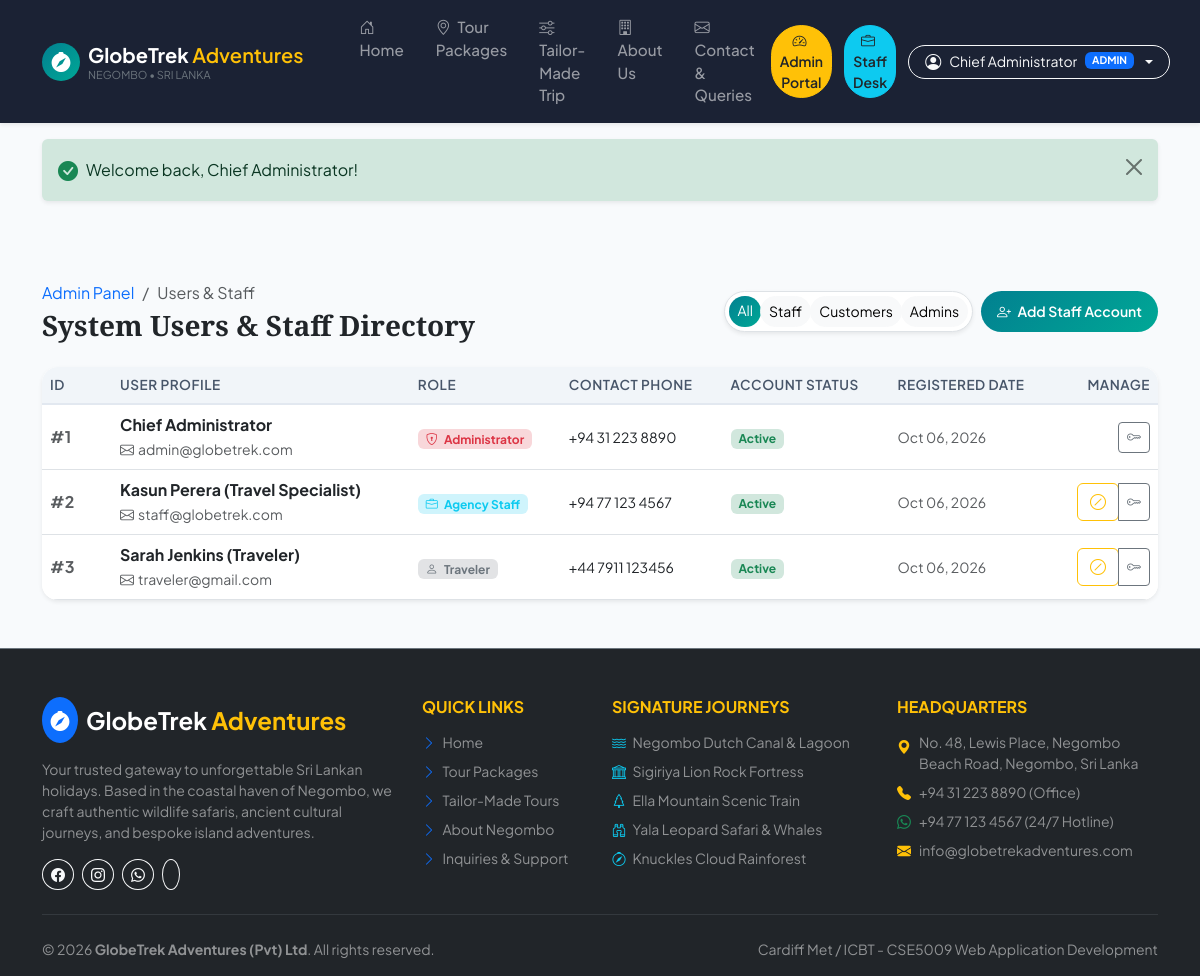
The page /admin/users_manage.php (signed in) on the database its author committed.
### tables this page shows
CREATE TABLE IF NOT EXISTS `users` (
    `id` INT AUTO_INCREMENT PRIMARY KEY,
    `role_id` INT NOT NULL,
    `full_name` VARCHAR(120) NOT NULL,
    `email` VARCHAR(150) NOT NULL UNIQUE,
    `password` VARCHAR(255) NOT NULL,
    `phone` VARCHAR(30) NULL,
    `address` VARCHAR(255) NULL,
    `avatar` VARCHAR(255) DEFAULT 'default_avatar.png',
    `status` ENUM('active', 'inactive') DEFAULT 'active',
    `created_at` TIMESTAMP DEFAULT CURRENT_TIMESTAMP,
    `updated_at` TIMESTAMP DEFAULT CURRENT_TIMESTAMP ON UPDATE CURRENT_TIMESTAMP,
    CONSTRAINT `fk_users_role` FOREIGN KEY (`role_id`) REFERENCES `roles` (`id`) ON DELETE RESTRICT ON UPDATE CASCADE
);

CREATE TABLE IF NOT EXISTS `roles` (
    `id` INT AUTO_INCREMENT PRIMARY KEY,
    `name` VARCHAR(50) NOT NULL UNIQUE,
    `description` VARCHAR(255) NULL,
    `created_at` TIMESTAMP DEFAULT CURRENT_TIMESTAMP
);

### config/constants.php (called while the page is built, shortened)
<?php
function url(string $path = ''): string {
    $path = ltrim($path, '/');
    return BASE_URL . ($path ? '/' . $path : '');
}
function e(?string $string): string {
    return htmlspecialchars($string ?? '', ENT_QUOTES, 'UTF-8');
}
function is_logged_in(): bool {
    return isset($_SESSION['user']) && !empty($_SESSION['user']['id']);
}
function current_user(): ?array {
    return $_SESSION['user'] ?? null;
}
function current_user_id(): ?int {
    return $_SESSION['user']['id'] ?? null;
}
function current_user_role(): string {
    return $_SESSION['user']['role_name'] ?? 'guest';
}

### admin/users_manage.php (the view, shortened to what this page needs)
<?php
require_once __DIR__ . '/../config/constants.php';
$db = Database::getConnection();
$roleFilter = trim($_GET['role'] ?? 'all');
$sql = "
    SELECT u.*, r.name as role_name
    FROM users u
    JOIN roles r ON u.role_id = r.id
";
$params = [];
$sql .= " ORDER BY u.id ASC";
$stmt = $db->prepare($sql);
$stmt->execute($params);
$users = $stmt->fetchAll();
require_once __DIR__ . '/../includes/header.php';
?>
<div class="container py-5">
    <div class="d-flex flex-wrap justify-content-between align-items-center mb-4 gap-3">
        <div>
            <nav aria-label="breadcrumb">
                <ol class="breadcrumb mb-1">
                    <li class="breadcrumb-item"><a href="<?= url('admin/dashboard.php') ?>" class="text-decoration-none">Admin Panel</a></li>
                    <li class="breadcrumb-item active">Users & Staff</li>
                </ol>
            </nav>
            <h3 class="fw-bold text-dark mb-0">System Users & Staff Directory</h3>
        </div>
        <div class="d-flex gap-2">
            <div class="btn-group btn-group-sm rounded-pill p-1 bg-white shadow-sm border">
                <a href="<?= url('admin/users_manage.php?role=all') ?>" class="btn rounded-pill <?= $roleFilter === 'all' ? 'btn-primary' : 'btn-light' ?>">All</a>
                <a href="<?= url('admin/users_manage.php?role=staff') ?>" class="btn rounded-pill <?= $roleFilter === 'staff' ? 'btn-primary' : 'btn-light' ?>">Staff</a>
                <a href="<?= url('admin/users_manage.php?role=customer') ?>" class="btn rounded-pill <?= $roleFilter === 'customer' ? 'btn-primary' : 'btn-light' ?>">Customers</a>
                <a href="<?= url('admin/users_manage.php?role=admin') ?>" class="btn rounded-pill <?= $roleFilter === 'admin' ? 'btn-primary' : 'btn-light' ?>">Admins</a>
            </div>
            <button type="button" class="btn btn-primary btn-sm rounded-pill px-3 fw-semibold" data-bs-toggle="modal" data-bs-target="#createStaffModal">
                <i class="bi bi-person-plus me-1"></i> Add Staff Account
            </button>
        </div>
    </div>
    <div class="card border-0 shadow-sm rounded-4 overflow-hidden bg-white">
        <div class="table-responsive">
            <table class="table custom-table table-hover align-middle mb-0">
                <thead>
                    <tr>
                        <th style="width: 70px;">ID</th>
                        <th>User Profile</th>
                        <th>Role</th>
                        <th>Contact Phone</th>
                        <th>Account Status</th>
                        <th>Registered Date</th>
                        <th class="text-end">Manage</th>
                    </tr>
                </thead>
                <tbody>
                    <?php foreach ($users as $u): ?>
                        <tr>
                            <td class="text-muted fw-bold">#<?= $u['id'] ?></td>
                            <td>
                                <div class="fw-bold text-dark"><?= e($u['full_name']) ?></div>
                                <span class="small text-muted"><i class="bi bi-envelope me-1"></i><?= e($u['email']) ?></span>
                            </td>
                            <td>
                                <?php if ($u['role_name'] === 'admin'): ?>
                                    <span class="badge bg-danger-subtle text-danger fw-bold px-2 py-1"><i class="bi bi-shield-lock me-1"></i> Administrator</span>
                                <?php elseif ($u['role_name'] === 'staff'): ?>
                                    <span class="badge bg-info-subtle text-info fw-bold px-2 py-1"><i class="bi bi-briefcase me-1"></i> Agency Staff</span>
                                <?php else: ?>
                                    <span class="badge bg-secondary-subtle text-secondary fw-bold px-2 py-1"><i class="bi bi-person me-1"></i> Traveler</span>
                                <?php endif; ?>
                            </td>
                            <td class="small text-dark"><?= e($u['phone'] ?: 'N/A') ?></td>
                            <td>
                                <?php if ($u['status'] === 'active'): ?>
                                    <span class="badge bg-success-subtle text-success fw-bold px-2 py-1">Active</span>
                                <?php else: ?>
                                    <span class="badge bg-danger-subtle text-danger fw-bold px-2 py-1">Inactive</span>
                                <?php endif; ?>
                            </td>
                            <td class="small text-muted"><?= date('M d, Y', strtotime($u['created_at'])) ?></td>
                            <td class="text-end">
                                <div class="btn-group btn-group-sm">
                                    <?php if ($u['id'] !== current_user_id()): ?>
                                        <form action="<?= url('admin/users_manage.php') ?>" method="POST" class="d-inline">
                                            <button type="submit" class="btn btn-outline-<?= $u['status'] === 'active' ? 'warning' : 'success' ?>" title="<?= $u['status'] === 'active' ? 'Deactivate' : 'Activate' ?>">
                                                <i class="bi bi-<?= $u['status'] === 'active' ? 'slash-circle' : 'check-circle' ?>"></i>
                                            </button>
                                        </form>
                                    <?php endif; ?>
                                    <button type="button" class="btn btn-outline-secondary" data-bs-toggle="modal" data-bs-target="#resetModal<?= $u['id'] ?>" title="Reset Password">
                                        <i class="bi bi-key"></i>
                                    </button>
                                </div>
                            </td>
                        </tr>
                    <?php endforeach; ?>
                </tbody>
            </table>
        </div>
    </div>
</div>
<?php require_once __DIR__ . '/../includes/footer.php'; ?>

### includes/navbar.php (shortened to what this page needs)
<?php
$currentUser = current_user();
$currentRole = current_user_role();
?>
<nav class="navbar navbar-expand-lg navbar-dark bg-dark sticky-top shadow-sm py-2" id="mainNavbar">
    <div class="container">
        <a class="navbar-brand d-flex align-items-center gap-2" href="<?= url('index.php') ?>">
            <span class="brand-icon d-flex align-items-center justify-content-center bg-primary text-white rounded-circle p-2">
                <i class="bi bi-compass-fill fs-5"></i>
            </span>
            <div>
                <span class="fw-bold tracking-tight text-white fs-5">GlobeTrek</span>
                <span class="text-warning fw-semibold fs-5">Adventures</span>
                <span class="d-block text-secondary small" style="font-size: 0.68rem; margin-top: -3px;">NEGOMBO &bull; SRI LANKA</span>
            </div>
        </a>
        <div class="collapse navbar-collapse" id="navbarContent">
            <ul class="navbar-nav me-auto mb-2 mb-lg-0 ms-lg-4">
                <li class="nav-item">
                    <a class="nav-link px-3" href="<?= url('index.php') ?>">
                        <i class="bi bi-house-door me-1"></i> Home
                    </a>
                </li>
                <li class="nav-item">
                    <a class="nav-link px-3" href="<?= url('views/packages.php') ?>">
                        <i class="bi bi-geo-alt me-1"></i> Tour Packages
                    </a>
                </li>
                <li class="nav-item">
                    <a class="nav-link px-3" href="<?= url('views/custom_trip.php') ?>">
                        <i class="bi bi-sliders me-1"></i> Tailor-Made Trip
                    </a>
                </li>
                <li class="nav-item">
                    <a class="nav-link px-3" href="<?= url('views/about.php') ?>">
                        <i class="bi bi-building me-1"></i> About Us
                    </a>
                </li>
                <li class="nav-item">
                    <a class="nav-link px-3" href="<?= url('views/contact.php') ?>">
                        <i class="bi bi-envelope me-1"></i> Contact & Queries
                    </a>
                </li>
            </ul>
            <div class="d-flex align-items-center gap-2">
                <?php if (!is_logged_in()): ?>
                    <a href="<?= url('views/login.php') ?>" class="btn btn-outline-light btn-sm px-3 rounded-pill">
                        <i class="bi bi-box-arrow-in-right me-1"></i> Sign In
                    </a>
                    <a href="<?= url('views/register.php') ?>" class="btn btn-primary btn-sm px-3 rounded-pill fw-semibold">
                        <i class="bi bi-person-plus me-1"></i> Register
                    </a>
                <?php else: ?>
                    <?php if ($currentRole === 'admin'): ?>
                        <a href="<?= url('admin/dashboard.php') ?>" class="btn btn-warning btn-sm rounded-pill fw-semibold text-dark me-1">
                            <i class="bi bi-speedometer2 me-1"></i> Admin Portal
                        </a>
                    <?php endif; ?>
                    <?php if ($currentRole === 'staff' || $currentRole === 'admin'): ?>
                        <a href="<?= url('staff/dashboard.php') ?>" class="btn btn-info btn-sm rounded-pill fw-semibold text-dark me-1">
                            <i class="bi bi-briefcase me-1"></i> Staff Desk
                        </a>
                    <?php endif; ?>
                    <div class="dropdown">
                        <button class="btn btn-outline-light btn-sm dropdown-toggle rounded-pill d-flex align-items-center gap-2 px-3" type="button" data-bs-toggle="dropdown" aria-expanded="false">
                            <i class="bi bi-person-circle fs-6"></i>
                            <span class="d-inline-block text-truncate" style="max-width: 140px;"><?= e($currentUser['full_name']) ?></span>
                            <span class="badge bg-primary text-uppercase" style="font-size: 0.65rem;"><?= e($currentUser['role_name']) ?></span>
                        </button>
                    </div>
                <?php endif; ?>
            </div>
        </div>
    </div>
</nav>

### assets/css/style.css (style rules this page uses)
:root { --gt-primary: #028090; --gt-primary-dark: #00606e; --gt-secondary: #f0f3f4; --gt-accent: #f4a261; --gt-accent-dark: #e76f51; --gt-dark: #0f172a; --gt-surface: #ffffff; --gt-text-muted: #64748b; }
body { font-family: 'Plus Jakarta Sans', sans-serif; color: #1e293b; background-color: #f8fafc; overflow-x: hidden; }
h1, h2, h3, .font-serif { font-family: 'Playfair Display', Georgia, serif; }
#mainNavbar { backdrop-filter: blur(10px); background-color: rgba(15, 23, 42, 0.95) !important; transition: all 0.3s ease; }
.brand-icon { width: 38px; height: 38px; background: linear-gradient(135deg, #028090, #00a896) !important; }
.nav-link { font-weight: 500; font-size: 0.95rem; transition: color 0.2s ease; }
.btn-primary { background: linear-gradient(135deg, #028090, #00a896); border: none; transition: all 0.25s ease; }
.custom-table { border-radius: 12px; overflow: hidden; background: white; box-shadow: 0 2px 10px rgba(0,0,0,0.04); }
.custom-table th { background-color: #f1f5f9; color: #475569; font-weight: 600; font-size: 0.85rem; text-transform: uppercase; letter-spacing: 0.5px; border-bottom: 2px solid #e2e8f0; }

### rows shown on the page
users: full_name "Chief Administrator", id "1", email "admin@globetrek.com", phone "+94 31 223 8890", status "Active", created_at "Oct 06, 2026"
roles: name "ADMIN"
users: id "2", full_name "Kasun Perera (Travel Specialist)", email "staff@globetrek.com", shows "Agency Staff", phone "+94 77 123 4567", status "Active", created_at "Oct 06, 2026"
users: id "3", full_name "Sarah Jenkins (Traveler)", email "traveler@gmail.com", phone "+44 7911 123456", status "Active", created_at "Oct 06, 2026"

### other values the page prints
$flash['message'] "Welcome back, Chief Administrator!"
